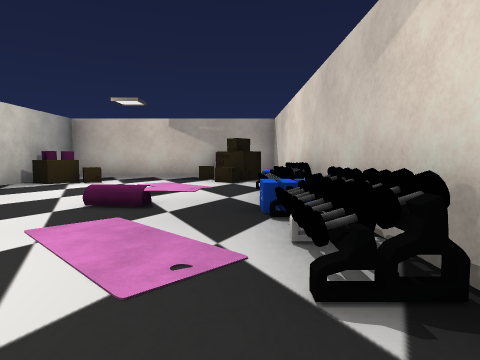
view 1 (above)

24 first-person views from a walk through a scene from a Unity 3-D project. The camera is 1.3 m above the floor, tilts 4° down and sees 75° across. The floor is counted in squares, 2 m on a side. Each view is taken from the middle of a square. On the plan, view 1 faces up. The plan holds only what a view shows up to about 10 squares ahead; the rest is blank. The player is left out. Door leaves are left out, so doorways stand open. Some surface patterns are stand-ins.

view 2
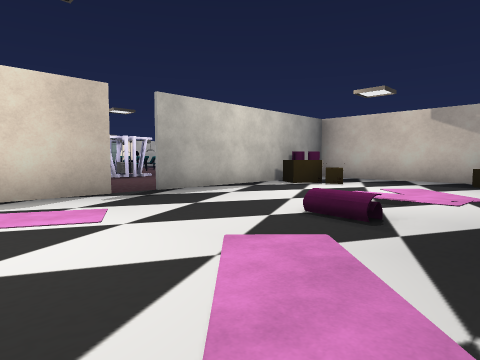

view 3
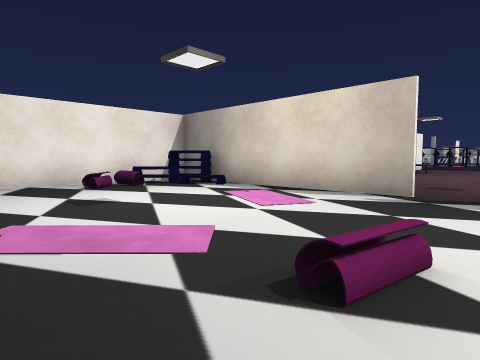

view 4
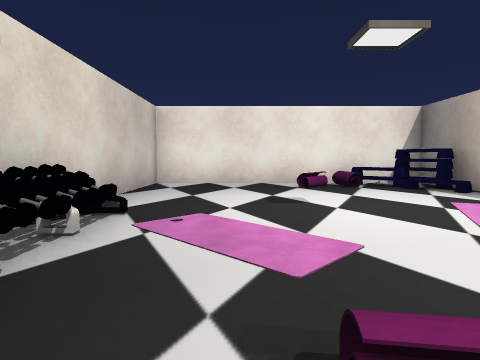

view 5
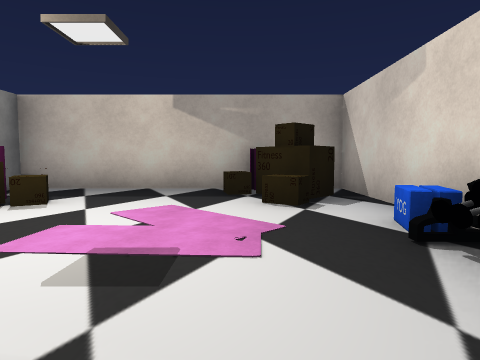

view 6
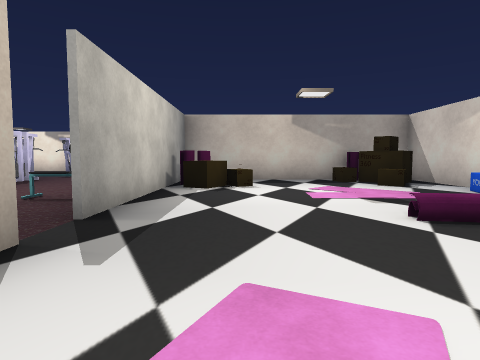

view 7
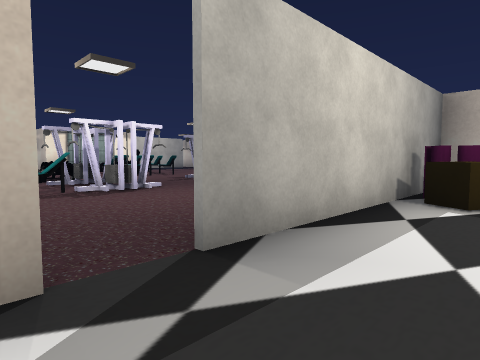

view 8
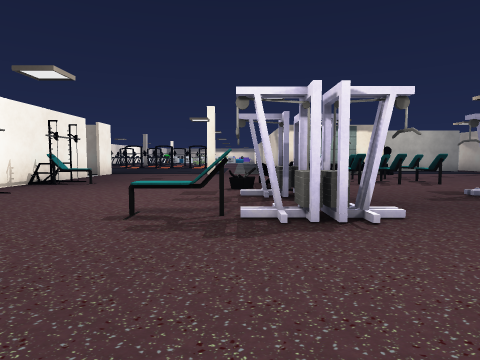

view 9
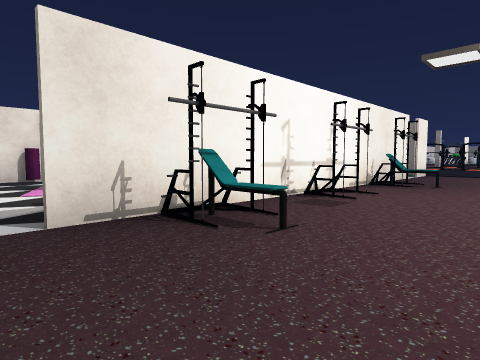

view 10
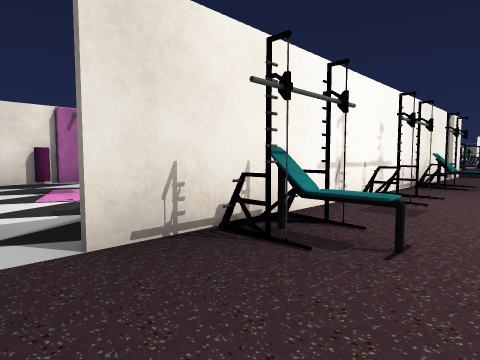

view 11
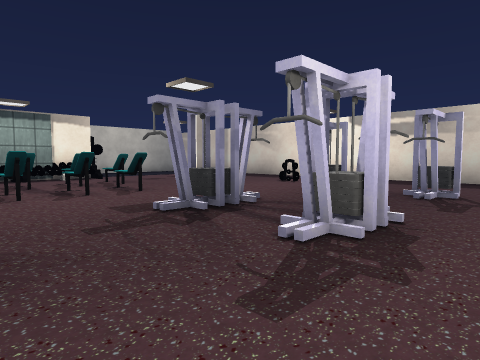

view 12
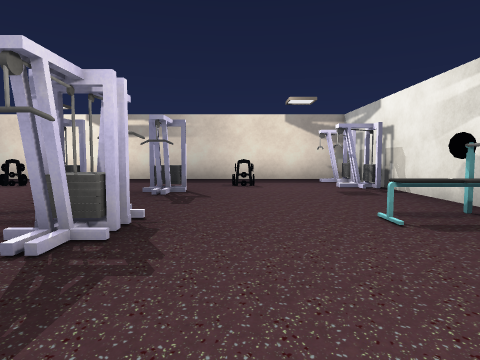

view 13
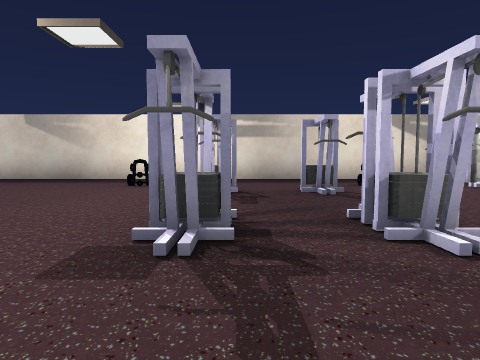

view 14
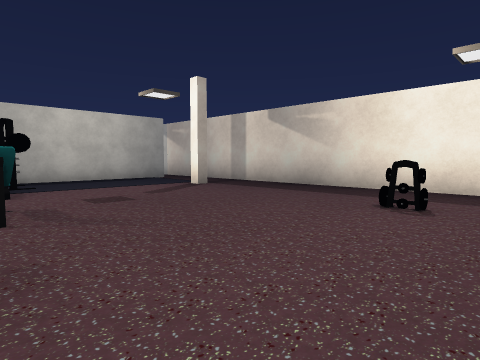

view 15
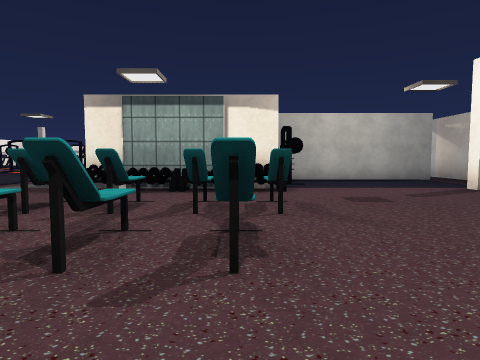

view 16
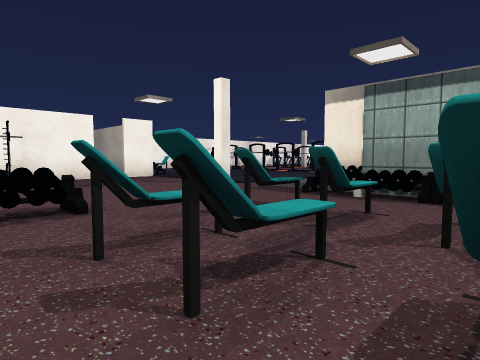

view 17
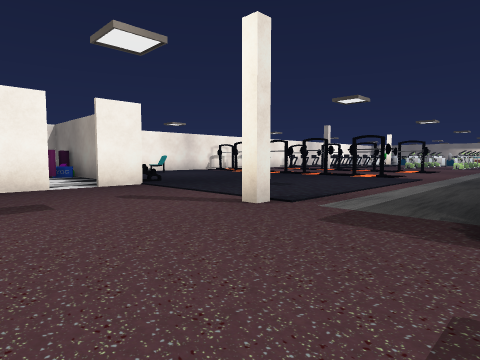

view 18
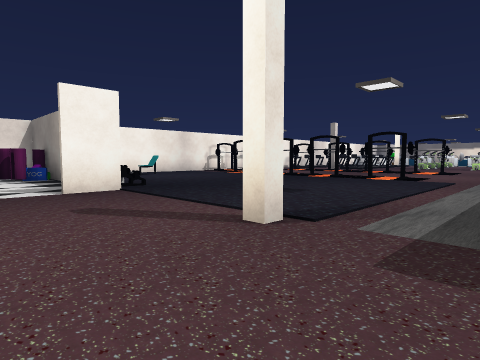

view 19
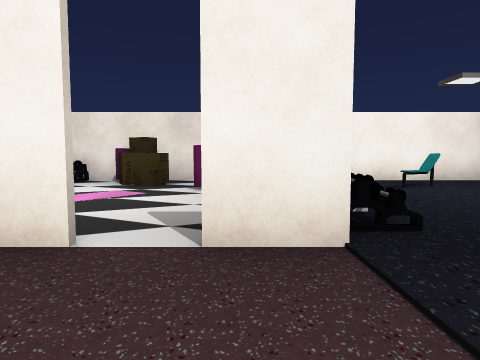

view 20
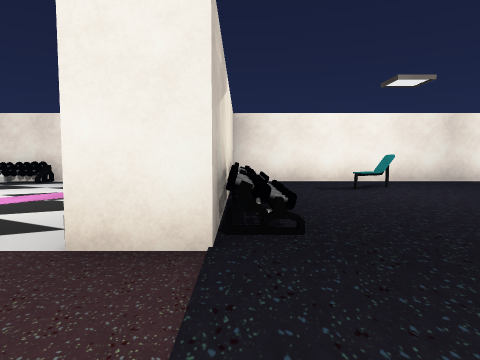

view 21
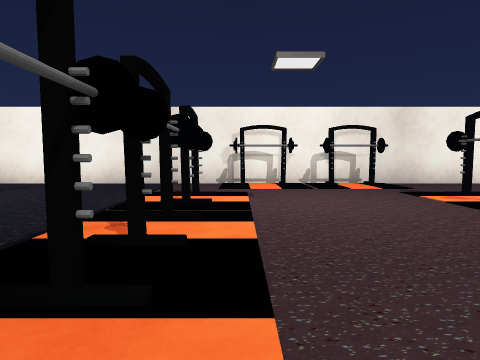

view 22
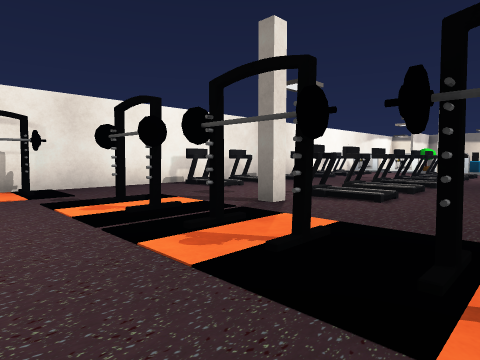

view 23
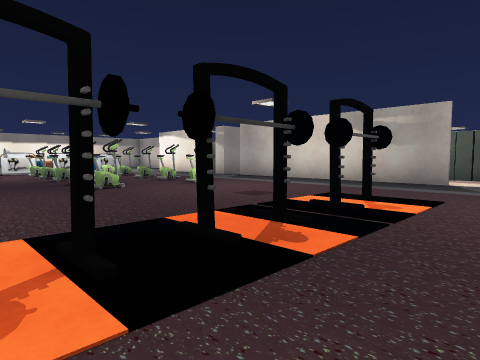

view 24
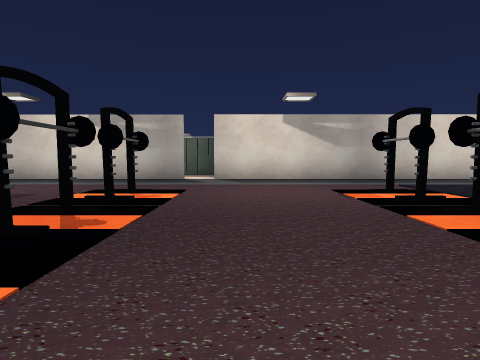

### Floor plan
Points are (right, up) in squares from view 1. A wall is a line through its corners. A room is listed if a view was taken in it or the views show most of it. See-through windows are left out.
Room 1 (views 1, 2, 3, 4, 5, 6, 7)
walls: (1.2, 5.4) (1.2, 10.8); (-5.7, 3.4) (-5.7, -3.2) (1.2, -3.2) (1.2, 2.5); (-5.3, -1.5) (-4.7, -2.6); (-0.6, 10.7) (-5.7, 10.7) (-5.7, 4.2)
ways out: open door at (-6, 4) to room 2
objects: other object (-5, 8); other object (-5, 9); other object (-4, -2); other object (-4, 9); other object (-3, -2); other object (-2, 4); other object (-1, 10); other object (0, 4); other object (0, 9); other object (0, 10); other object (1, 3); other object (1, 4); other object (1, 5); other object (1, 7)
Room 2 (views 8, 9, 10, 11, 12, 13, 14, 15, 16, 17, 18, 19, 20, 21, 22, 23, 24)
walls: (-22.6, 6.8) (-30.9, 6.8); (-19.8, 4) (-19.3, 4) (-19.3, 3.6); (-31.6, 6.8) (-37.2, 6.8); (-19.6, -2.9) (-19.6, -5.5); (-17.9, -0.2) (-7.8, -0.2); (-27.4, -7.2) (-19.8, -7.2) (-19.8, -0.2) (-18.6, -0.2); (-19.6, 10.8) (-19.6, 6.6); (-17.8, -7.2) (-12.9, -7.2); (-22.4, 15.8) (-22.4, 11.5); (-37, -7.2) (-30.6, -7.2); (-19.3, 15.2) (-19.3, 14.8) (-19.8, 14.8); (-10, -7) (-9.4, -7); (-5.8, 11.1) (-5.8, 13.5); (-5.8, 15.4) (-5.8, 16.4); (-5.8, 16.7) (-20.5, 16.7)
ways out: open door at (-6, 4) to room 1; open door at (-31.5, 7); open door at (-22, 16); open door at (-18.5, 0); open door at (-7.5, 0)
objects: other object (-42, -3); other object (-41, -3); other object (-41, 1); other object (-40, 1); other object (-39, -3); other object (-38, -7); other object (-38, -3); other object (-38, 1); other object (-38, 3); other object (-37, 1); other object (-37, 3); other object (-36, -7); other object (-36, -3); other object (-35, -7); other object (-35, -3); other object (-32, -5) to (-32, -4); other object (-32, -2) to (-32, -1); other object (-32, 0) to (-32, 1); other object (-32, 2) to (-32, 3); other object (-30, -7); other object (-29, -7) to (-28, -7); other object (-27, -5); other object (-27, -1); other object (-27, 1); other object (-27, 3); other object (-23, -5); other object (-22, 11); other object (-20, -4); other object (-20, -2); other object (-19, -5); other object (-19, -4); other object (-19, 7) to (-19, 8); other object (-19, 9) to (-19, 10); other object (-18, -5); other object (-18, -4); other object (-17, -6) to (-17, -5); other object (-17, 7); other object (-17, 8); other object (-17, 9); other object (-17, 10); other object (-16, -6); other object (-15, 0); other object (-15, 1); other object (-15, 5) to (-14, 6); other object (-15, 8); other object (-15, 9); other object (-15, 10); other object (-14, -7); other object (-14, 14); other object (-12, 0); other object (-12, 6); other object (-12, 10); other object (-12, 13); other object (-11, 4) to (-11, 5); other object (-10, 0); other object (-10, 5); other object (-10, 6); other object (-10, 10); other object (-10, 13); other object (-9, -7); other object (-9, 1); other object (-9, 14); other object (-7, 6); other object (-7, 10); other object (-6, 14); other object (-6, 15)

Positions as (right, up) in squares from view 1, and headings:
1: (0, 0), facing up
2: (0, 1), facing up-left
3: (0, 5), facing down-left
4: (-1, 5), facing down
5: (-1, 4), facing up
6: (-4, 1), facing up
7: (-4, 3), facing up-left
8: (-7, 5), facing left
9: (-7, 3), facing down-left
10: (-7, 2), facing down-left
11: (-9, 7), facing up-left
12: (-9, 7), facing up
13: (-12, 7), facing up
14: (-13, 10), facing up-left
15: (-13, 10), facing left
16: (-14, 10), facing down-left
17: (-16, 7), facing down-left
18: (-17, 6), facing down-left
19: (-19, 2), facing down
20: (-20, 2), facing down
21: (-28, 1), facing down
22: (-30, 0), facing down-left
23: (-30, -2), facing up-left
24: (-30, -3), facing up
